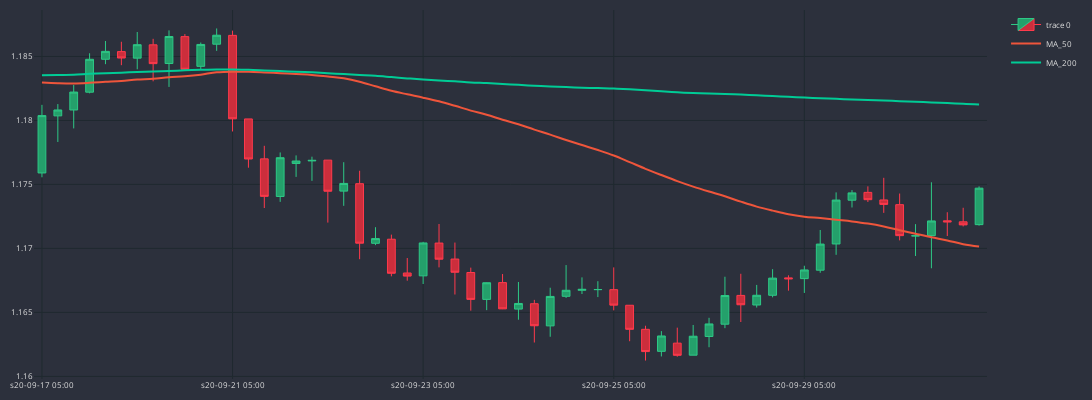

This figure's notebook cell:
### Code cell
cp = CandlePlot(df_an.iloc[0:60])
cp.show_plot(line_traces=[MA_S, MA_L])
